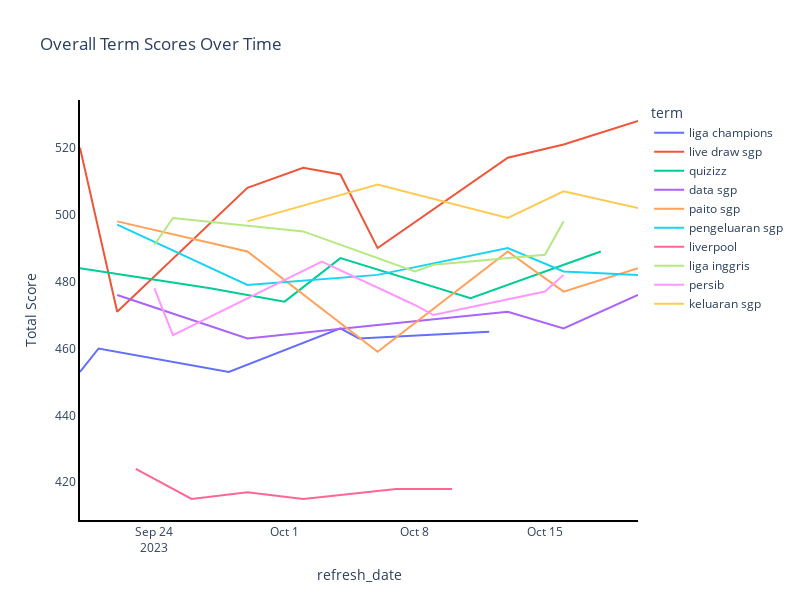

Notebook source saved alongside this figure:
### Code cell
import plotly.express as px

def plot_overall():
    # Group by 'refresh_date' and 'term', then count 'score'
    overall_grouped = filtered_data.groupby(['refresh_date', 'term'], as_index=False).agg({'score': 'count'})

    # Create a line plot
    fig = px.line(overall_grouped, 
                  x='refresh_date', 
                  y='score', 
                  color='term',
                  title='Overall Term Scores Over Time',
                  labels={'score': 'Total Score'},
                  )
    fig.update_xaxes(showline=True, linewidth=2, linecolor='black', mirror=False)
    fig.update_yaxes(showline=True, linewidth=2, linecolor='black', mirror=False)

    fig.update_layout({
        'width': 800, # specify your width
        'height': 600, # specify your height
        'plot_bgcolor': 'white',
        'paper_bgcolor': 'white',
        
    })
    fig.show()

plot_overall()

### Figure 1 — Plotly figure (JSON) as saved in the notebook; plotly's stock layout.template omitted (floating-point values rounded to 4 significant figures)
{"data": [{"hovertemplate": "term=liga champions<br>refresh_date=%{x}<br>Total Score=%{y}<extra></extra>", "legendgroup": "liga champions", "line": {"color": "#636efa", "dash": "solid"}, "marker": {"symbol": "circle"}, "mode": "lines", "name": "liga champions", "orientation": "v", "showlegend": true, "type": "scatter", "x": ["2023-09-20T00:00:00", "2023-09-21T00:00:00", "2023-09-28T00:00:00", "2023-10-04T00:00:00", "2023-10-05T00:00:00", "2023-10-12T00:00:00"], "xaxis": "x", "y": [453, 460, 453, 466, 463, 465], "yaxis": "y"}, {"hovertemplate": "term=live draw sgp<br>refresh_date=%{x}<br>Total Score=%{y}<extra></extra>", "legendgroup": "live draw sgp", "line": {"color": "#EF553B", "dash": "solid"}, "marker": {"symbol": "circle"}, "mode": "lines", "name": "live draw sgp", "orientation": "v", "showlegend": true, "type": "scatter", "x": ["2023-09-20T00:00:00", "2023-09-22T00:00:00", "2023-09-29T00:00:00", "2023-10-02T00:00:00", "2023-10-04T00:00:00", "2023-10-06T00:00:00", "2023-10-13T00:00:00", "2023-10-16T00:00:00", "2023-10-20T00:00:00"], "xaxis": "x", "y": [520, 471, 508, 514, 512, 490, 517, 521, 528], "yaxis": "y"}, {"hovertemplate": "term=quizizz<br>refresh_date=%{x}<br>Total Score=%{y}<extra></extra>", "legendgroup": "quizizz", "line": {"color": "#00cc96", "dash": "solid"}, "marker": {"symbol": "circle"}, "mode": "lines", "name": "quizizz", "orientation": "v", "showlegend": true, "type": "scatter", "x": ["2023-09-20T00:00:00", "2023-09-27T00:00:00", "2023-10-01T00:00:00", "2023-10-04T00:00:00", "2023-10-11T00:00:00", "2023-10-18T00:00:00"], "xaxis": "x", "y": [484, 478, 474, 487, 475, 489], "yaxis": "y"}, {"hovertemplate": "term=data sgp<br>refresh_date=%{x}<br>Total Score=%{y}<extra></extra>", "legendgroup": "data sgp", "line": {"color": "#ab63fa", "dash": "solid"}, "marker": {"symbol": "circle"}, "mode": "lines", "name": "data sgp", "orientation": "v", "showlegend": true, "type": "scatter", "x": ["2023-09-22T00:00:00", "2023-09-29T00:00:00", "2023-10-06T00:00:00", "2023-10-13T00:00:00", "2023-10-16T00:00:00", "2023-10-20T00:00:00"], "xaxis": "x", "y": [476, 463, 467, 471, 466, 476], "yaxis": "y"}, {"hovertemplate": "term=paito sgp<br>refresh_date=%{x}<br>Total Score=%{y}<extra></extra>", "legendgroup": "paito sgp", "line": {"color": "#FFA15A", "dash": "solid"}, "marker": {"symbol": "circle"}, "mode": "lines", "name": "paito sgp", "orientation": "v", "showlegend": true, "type": "scatter", "x": ["2023-09-22T00:00:00", "2023-09-29T00:00:00", "2023-10-06T00:00:00", "2023-10-13T00:00:00", "2023-10-16T00:00:00", "2023-10-20T00:00:00"], "xaxis": "x", "y": [498, 489, 459, 489, 477, 484], "yaxis": "y"}, {"hovertemplate": "term=pengeluaran sgp<br>refresh_date=%{x}<br>Total Score=%{y}<extra></extra>", "legendgroup": "pengeluaran sgp", "line": {"color": "#19d3f3", "dash": "solid"}, "marker": {"symbol": "circle"}, "mode": "lines", "name": "pengeluaran sgp", "orientation": "v", "showlegend": true, "type": "scatter", "x": ["2023-09-22T00:00:00", "2023-09-29T00:00:00", "2023-10-06T00:00:00", "2023-10-13T00:00:00", "2023-10-16T00:00:00", "2023-10-20T00:00:00"], "xaxis": "x", "y": [497, 479, 482, 490, 483, 482], "yaxis": "y"}, {"hovertemplate": "term=liverpool<br>refresh_date=%{x}<br>Total Score=%{y}<extra></extra>", "legendgroup": "liverpool", "line": {"color": "#FF6692", "dash": "solid"}, "marker": {"symbol": "circle"}, "mode": "lines", "name": "liverpool", "orientation": "v", "showlegend": true, "type": "scatter", "x": ["2023-09-23T00:00:00", "2023-09-26T00:00:00", "2023-09-29T00:00:00", "2023-10-02T00:00:00", "2023-10-07T00:00:00", "2023-10-10T00:00:00"], "xaxis": "x", "y": [424, 415, 417, 415, 418, 418], "yaxis": "y"}, {"hovertemplate": "term=liga inggris<br>refresh_date=%{x}<br>Total Score=%{y}<extra></extra>", "legendgroup": "liga inggris", "line": {"color": "#B6E880", "dash": "solid"}, "marker": {"symbol": "circle"}, "mode": "lines", "name": "liga inggris", "orientation": "v", "showlegend": true, "type": "scatter", "x": ["2023-09-24T00:00:00", "2023-09-25T00:00:00", "2023-10-02T00:00:00", "2023-10-08T00:00:00", "2023-10-09T00:00:00", "2023-10-15T00:00:00", "2023-10-16T00:00:00"], "xaxis": "x", "y": [491, 499, 495, 483, 485, 488, 498], "yaxis": "y"}, {"hovertemplate": "term=persib<br>refresh_date=%{x}<br>Total Score=%{y}<extra></extra>", "legendgroup": "persib", "line": {"color": "#FF97FF", "dash": "solid"}, "marker": {"symbol": "circle"}, "mode": "lines", "name": "persib", "orientation": "v", "showlegend": true, "type": "scatter", "x": ["2023-09-24T00:00:00", "2023-09-25T00:00:00", "2023-10-03T00:00:00", "2023-10-08T00:00:00", "2023-10-09T00:00:00", "2023-10-15T00:00:00", "2023-10-16T00:00:00"], "xaxis": "x", "y": [478, 464, 486, 473, 470, 477, 482], "yaxis": "y"}, {"hovertemplate": "term=keluaran sgp<br>refresh_date=%{x}<br>Total Score=%{y}<extra></extra>", "legendgroup": "keluaran sgp", "line": {"color": "#FECB52", "dash": "solid"}, "marker": {"symbol": "circle"}, "mode": "lines", "name": "keluaran sgp", "orientation": "v", "showlegend": true, "type": "scatter", "x": ["2023-09-29T00:00:00", "2023-10-06T00:00:00", "2023-10-13T00:00:00", "2023-10-16T00:00:00", "2023-10-20T00:00:00"], "xaxis": "x", "y": [498, 509, 499, 507, 502], "yaxis": "y"}], "layout": {"height": 600, "legend": {"title": {"text": "term"}, "tracegroupgap": 0}, "paper_bgcolor": "white", "plot_bgcolor": "white", "title": {"text": "Overall Term Scores Over Time"}, "width": 800, "xaxis": {"anchor": "y", "domain": [0, 1], "linecolor": "black", "linewidth": 2, "mirror": false, "showline": true, "title": {"text": "refresh_date"}}, "yaxis": {"anchor": "x", "domain": [0, 1], "linecolor": "black", "linewidth": 2, "mirror": false, "showline": true, "title": {"text": "Total Score"}}}}
